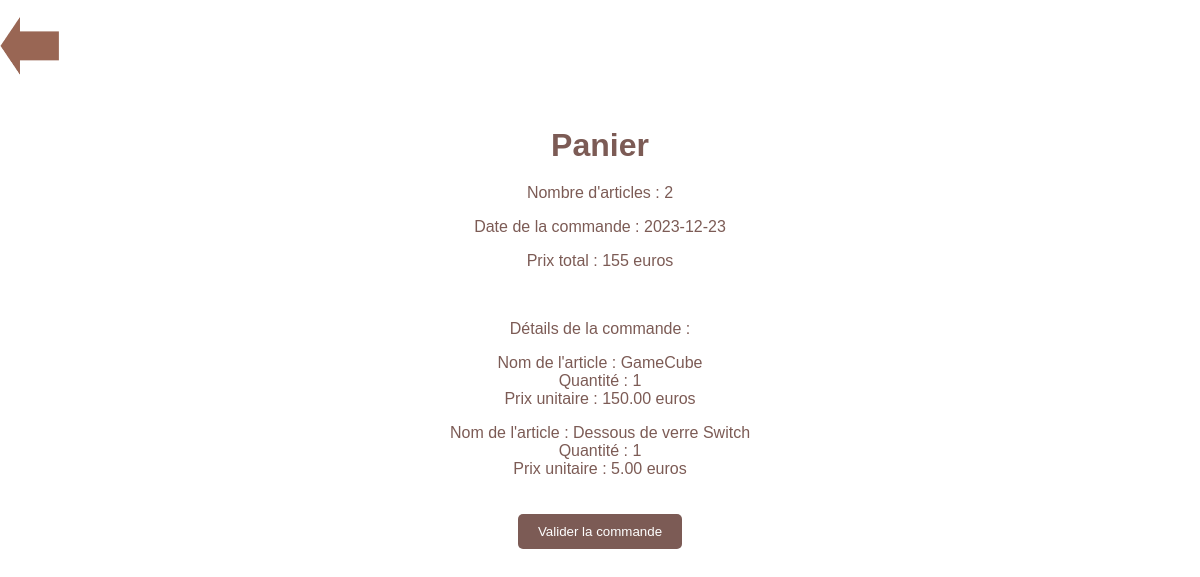
The page /projet/panier.php (signed in) on the database its author committed.
### tables this page shows
CREATE TABLE IF NOT EXISTS `commande` (
  `id_commande` int(11) NOT NULL AUTO_INCREMENT,
  `id_utilisateur` int(11) NOT NULL,
  `date_commande` date DEFAULT NULL,
  `statut` varchar(50) NOT NULL,
  PRIMARY KEY (`id_commande`),
  KEY `fk_id_utilisateur` (`id_utilisateur`)
);

CREATE TABLE IF NOT EXISTS `panier` (
  `id_panier` int(11) NOT NULL AUTO_INCREMENT,
  `id_commande` int(11) DEFAULT NULL,
  `id_article` int(11) DEFAULT NULL,
  `prix` decimal(10,2) DEFAULT NULL,
  `quantite` int(11) DEFAULT NULL,
  PRIMARY KEY (`id_panier`),
  KEY `id_commande` (`id_commande`),
  KEY `id_article` (`id_article`)
);

CREATE TABLE IF NOT EXISTS `article` (
  `id_article` int(20) NOT NULL,
  `titre` varchar(30) NOT NULL,
  `description` varchar(1000) NOT NULL,
  `type` varchar(20) NOT NULL,
  `prix` int(5) NOT NULL,
  PRIMARY KEY (`id_article`)
);

### projet/panier.php (the view, shortened to what this page needs)
<?php
try {
    $bdd = new PDO(
        'mysql:host=localhost;dbname=site_web;charset=utf8',
        'root',
        '',
        [PDO::ATTR_ERRMODE => PDO::ERRMODE_EXCEPTION]
    );
} catch (PDOException $e) {
    die("Erreur de connexion à la base de données: " . $e->getMessage());
}
$requetePanier = $bdd->prepare("
    SELECT panier.quantite, panier.prix, commande.date_commande, article.titre
    FROM panier
    INNER JOIN commande ON panier.id_commande = commande.id_commande
    INNER JOIN article ON panier.id_article = article.id_article
    WHERE commande.id_utilisateur = :idUtilisateur
");
$requetePanier->bindParam(":idUtilisateur", $_SESSION['id_utilisateur'], PDO::PARAM_INT);
$requetePanier->execute();
$panier = $requetePanier->fetchAll(PDO::FETCH_ASSOC);
$prixTotal = 0;
foreach ($panier as $article) {
    $prixTotal += $article['prix'] * $article['quantite'];
}
?>
<!DOCTYPE html>
<html lang="fr">
<head>
    <link rel="stylesheet" href="panier.css">
    <a href="index.php">
            <p class="photo">
                <img src="images/flèche.png" width=60px
                height=60px/>
            </p>
        </a>
</head>
<body>
    <header>
        <h1>Panier</h1>
        <?php if (count($panier) > 0): ?>
            <p>Nombre d'articles : <?php echo count($panier); ?></p>
            <p>Date de la commande : <?php echo isset($panier[0]['date_commande']) ? $panier[0]['date_commande'] : 'N/A'; ?></p>
            <p>Prix total : <?php echo $prixTotal; ?> euros</p>
            <br>
            <p>Détails de la commande : </p>
            <?php foreach ($panier as $article): ?>
                <p>Nom de l'article : <?php echo $article['titre']; ?> <br> Quantité : <?php echo $article['quantite']; ?> <br> Prix unitaire : <?php echo $article['prix']; ?> euros</p>
            <?php endforeach; ?>
            <form action="" method="post">
                <input class="valider-commande" type="submit" value="Valider la commande">
            </form>
        <?php else: ?>
            <p>Panier vide</p>
        <?php endif; ?>
    </header>
</body>
</html>

### projet/panier.css (style rules this page uses)
body { font-family: Arial, sans-serif; margin: 0; padding: 0; }
header { color: #7c5b55; padding: 10px; text-align: center; }
h1 { margin-bottom: 20px; }
.valider-commande { background-color: #7c5b55; color: white; padding: 10px 20px; text-decoration: none; display: inline-block; margin-top: 20px; border: none; border-radius: 5px; cursor: pointer; }

### rows shown on the page
commande: date_commande "2023-12-23"
panier: id_article.titre "GameCube", quantite "1", prix "150.00"
panier: id_article.titre "Dessous de verre Switch", quantite "1", prix "5.00"

### other values the page prints
count($panier) "2"
$prixTotal "155"
